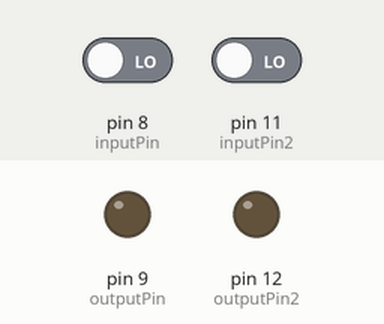
Recording of a sketch running on a simulated Arduino Uno, built with avr-gcc and run on an emulated ATmega328P. Shown: output pins drawn as LEDs (lit = HIGH). The inputs (shaded band) are chosen by the test bench; at power-on: pin 8 (inputPin) LOW, pin 11 (inputPin2) LOW.

Above: at 1.2 s.
1.3 s: pin 8 (inputPin) driven HIGH
At 2.3 s:
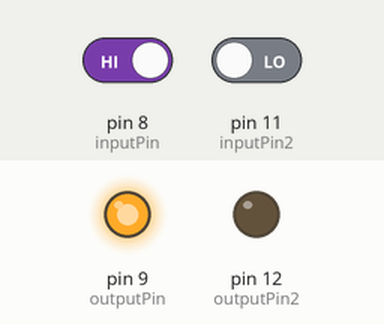
2.8 s: pin 11 (inputPin2) driven HIGH
At 3.5 s:
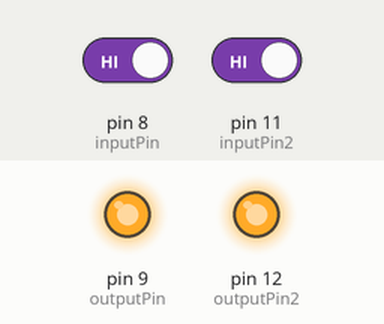
4.3 s: pin 8 (inputPin) driven LOW
At 4.6 s:
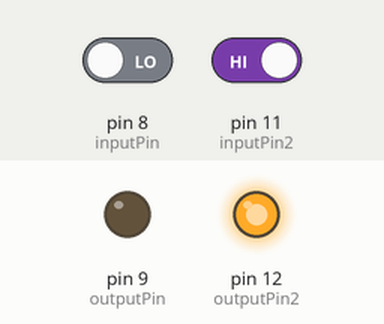
5.8 s: pin 11 (inputPin2) driven LOW
At 7.0 s:
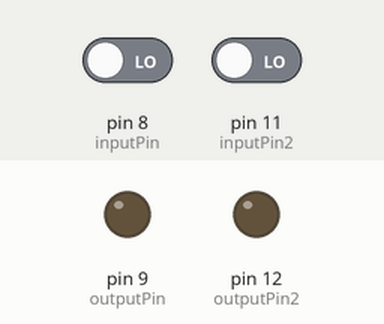
Timing chart, 0 to 8.3 s (numbered marks = the images above; inputs shaded):
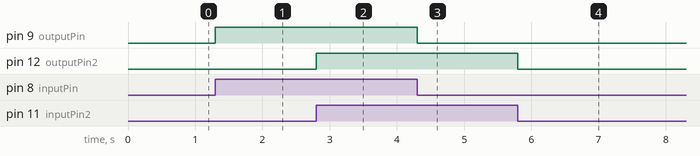

Measured:
- after the input at 1.3 s, pin 9 (outputPin): LOW → HIGH at once
- after the input at 2.8 s, pin 12 (outputPin2): LOW → HIGH at once
- after the input at 4.3 s, pin 9 (outputPin): HIGH → LOW at once
- after the input at 5.8 s, pin 12 (outputPin2): HIGH → LOW at once

The sketch:

boton_1.ino
```cpp
int inputPin = 8; //boton1
int inputPin2 = 11;//boton2

int outputPin = 9; //led1
int outputPin2 = 12; //led2


void setup() {
  // put your setup code here, to run once:
  Serial.begin(9600);

  pinMode(inputPin, INPUT); //boton1
  pinMode(inputPin2, INPUT); //boton2

  pinMode(outputPin, OUTPUT); //led1
  pinMode(outputPin2, OUTPUT); //led2
}

void loop() {
  // put your main code here, to run repeatedly:

  digitalWrite(outputPin, digitalRead(inputPin));
  digitalWrite(outputPin2, digitalRead(inputPin2));

}
```
